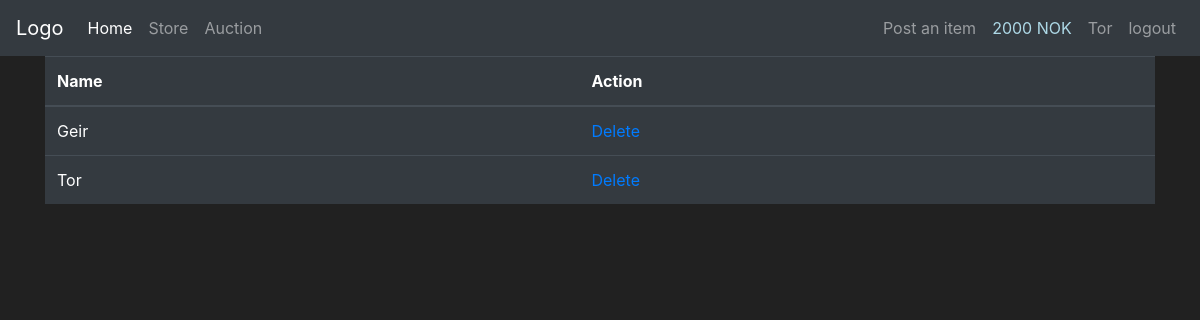
The app's page /users (signed in), older data.
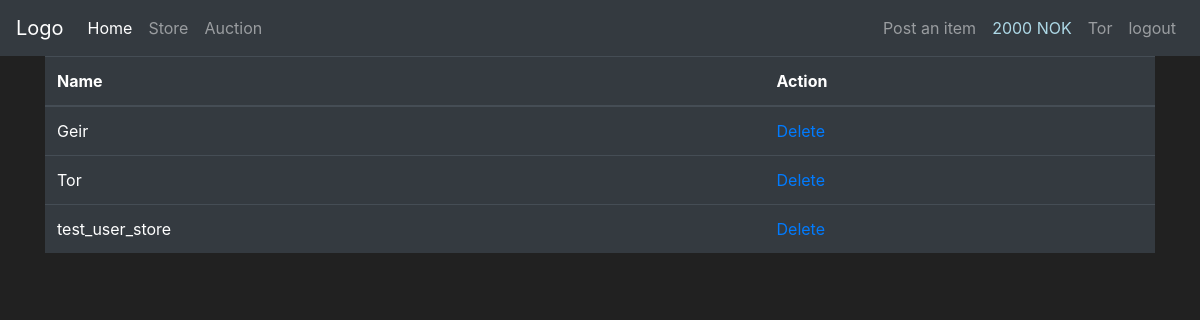
The same page, newer data.
### app_flask/models.py (models this page shows, shortened)
class User(db.Model, UserMixin):
    id = db.Column(db.Integer(), primary_key=True)
    username = db.Column(db.String(length=25), nullable=False, unique=True)
    email = db.Column(db.String(length=60), nullable=False, unique=True)
    password_hash = db.Column(db.String(length=60), nullable=False)
    profile_type = db.Column(db.Boolean(), nullable=False, default=False)
    cash = db.Column(db.Integer(), nullable=False, default=2000)
    date_created = db.Column(db.DateTime(), default=datetime.utcnow)
    goods = db.relationship('Goods', backref='goods_owned_by_user', lazy=True)
    store = db.relationship('Store', backref='store_owner', lazy=True)
    @property
    def password(self):
        return self.password

### app_flask/main/routes.py (the view)
@bp.route('/users', methods=['GET', 'POST'])
def show_users():
    db_users = show_users_from_db()
    return render_template('users.html', db_users=db_users)

### app_flask/__init__.py (called while the page is built)
def create_app():
    app = Flask(__name__)
    app.config['SQLALCHEMY_DATABASE_URI'] = 'sqlite:///appDB.db'
    app.config['SECRET_KEY'] = '5f4b0959c458e6b06c51097e'
    app.config['UPLOADE_FOLDER'] = picFolder
    db.init_app(app)
    bcrypt.init_app(app)
    login_manager.init_app(app)
    from app_flask.auth import bp as auth_bp
    app.register_blueprint(auth_bp)
    from app_flask.main import bp as main_bp
    app.register_blueprint(main_bp)
    return app

### app_flask/main/use_cases.py (called while the page is built)
def show_users_from_db():
    app = create_app()
    ctx = app.app_context()
    ctx.push()
    user_query = User.query.filter(User.username.isnot("Admin"))
    ctx.pop()
    return user_query

### app_flask/models.py (called while the page is built)
@login_manager.user_loader
def load_user(user_id):
    return User.query.get(int(user_id))

### app_flask/templates/users.html (shortened to what this page needs)
{% extends 'base.html' %}
{% block content %}
<div class="container">
            <table class="table table-hover table-dark">
    <thead>
        <tr>
            <th scope="col">Name</th>
            <th scope="col">Action</th>
        </tr>
    </thead>
    <tbody>
                {% for users in db_users %}
                <tr>
                    <td class=".table-striped">{{ users.username}}</td>
                    <td class=".table-striped"><a href="{{ url_for('main.delete_user', id=users.id)}}">Delete</a></td>
                </tr>
                {% endfor %}
    </tbody>
    </table>
    </div>
{% endblock %}

### app_flask/templates/base.html (shortened to what this page needs)
<!doctype html>
<html lang="en">
   <head>
      <link rel="stylesheet" href="https://cdn.jsdelivr.net/npm/bootstrap@4.5.3/dist/css/bootstrap.min.css">
   </head>
   <body>
    <nav class="navbar navbar-expand-md navbar-dark bg-dark">
        <a class="navbar-brand" href="{{ url_for('main.home_page') }}">Logo</a>
        <div class="collapse navbar-collapse" id="navbarNav">
            <ul class="navbar-nav mr-auto">
                <li class="nav-item active">
                    <a class="nav-link" href="{{ url_for('main.home_page') }}">Home <span class="sr-only">(current)</span></a>
                </li>
                <li class="nav-item">
                    <a class="nav-link" href="{{ url_for('main.store_page') }}">Store</a>
                </li>
                <li class="nav-item">
                    <a class="nav-link" href="{{ url_for('main.auction_page') }}">Auction</a>
                </li>
            </ul>
            {% if current_user.username=="Admin" %}
            <ul class="navbar-nav">
                <li class="nav-item">
                    <a class="nav-link" href="{{ url_for('main.display_admin_panel') }}">Admin panel</a>
                </li>
                <li class="nav-item">
                    <a class="nav-link">{{ current_user.username }}</a>
                </li>
                <li class="nav-item">
                    <a class="nav-link" href="{{ url_for('auth.logout_page') }}">logout</a>
                </li>
            </ul>
            {% elif current_user.is_authenticated and current_user.profile_type==1 %}
            <ul class="navbar-nav">
                <li class="nav-item">
                    <a class="nav-link" href="{{ url_for('main.add_goods')}}">Post an item</a>
                </li>
                <li class="nav-item">
                    <a class="nav-link" href="#" style="color:lightblue">{{ current_user.cash }} NOK</a>
                </li>
                <li class="nav-item">
                    <a class="nav-link">{{ current_user.username }}</a>
                </li>
                <li class="nav-item">
                    <a class="nav-link" href="{{ url_for('auth.logout_page') }}">logout</a>
                </li>
            </ul>
            {% endif %}
        </div>
      </nav>
      {% block content %}
      {% endblock %}
   </body>
</html>

Row changes from the older to the newer data that the page shows:
added User: username "test_user_store"
